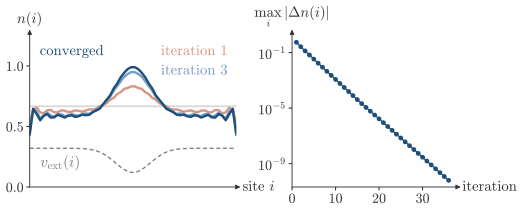

The Python source for this figure:
"""Session 10, Section 10.5, the self-consistent loop of (10.8) run on a lattice toy.

An open chain of 60 sites with hopping t=1 and 40 electrons, 20 of each spin. The external potential is a well
v_ext(i) = -2 exp(-((i-29.5)/7)^2). The effective potential keeps only a Hartree term on the lattice,
v_eff(i) = v_ext(i) + U n(i) with U=2 and n(i) the total density, so there is no v_xc. We start from the uniform
density, diagonalize H_KS, fill the lowest orbitals, and mix the new density into the old one with weight 0.3.
Left, the density at a few iterations. Right, the largest change of the density at each iteration, on a log scale.
"""
import os, sys
sys.path.insert(0, os.path.join(os.path.dirname(os.path.abspath(__file__)), '..'))
import numpy as np
import style
style.plt.rcParams.update({'font.size': 11, 'axes.labelsize': 11, 'xtick.labelsize': 10.5, 'ytick.labelsize': 10.5,
                           'legend.fontsize': 10.5})     # larger than the default, so that the labels read on a phone

N, NE, U, ALPHA = 60, 40, 2.0, 0.3
x = np.arange(N)
vext = -2.0 * np.exp(-((x - 29.5) / 7.0) ** 2)
T = -np.eye(N, k=1) - np.eye(N, k=-1)


def ks_density(n):
    e, w = np.linalg.eigh(T + np.diag(vext + U * n))
    return 2 * (np.abs(w[:, :NE // 2]) ** 2).sum(axis=1)


n = np.full(N, NE / N)
hist, res = [n.copy()], []
for it in range(60):
    nn = ks_density(n)
    res.append(np.abs(nn - n).max())
    n = (1 - ALPHA) * n + ALPHA * nn
    hist.append(n.copy())
    if res[-1] < 1e-10:
        break
res = np.array(res)
print('iterations to 1e-10:', len(res), 'residual at 1, 5, 10, 20:', [float('%.2g' % res[i]) for i in (0, 4, 9, 19)])
n0 = ks_density(np.zeros(N))
print('density at the center: start %.3f, no Hartree %.3f, converged %.3f' % (hist[0][30], n0[30], hist[-1][30]))

fig, axs = style.plt.subplots(1, 2, figsize=(style.WIDTH_CM * style.CM, 5.2 * style.CM),
                              gridspec_kw=dict(wspace=0.3, width_ratios=[1.25, 1]))
ax = axs[0]
show = [(0, style.GRID, 'start'), (1, style.WARM, '1'), (3, style.LIGHT, '3'), (len(hist) - 1, style.ACCENT, 'converged')]
for i, col, lab in show:
    ax.plot(x, hist[i], color=col, lw=1.8 if i else 1.4)
ax.plot(x, 0.32 + 0.1 * vext, color=style.MUTED, lw=1.0, ls=(0, (3, 2)))
style.arrows(ax, xlabel=r'site $i$', ylabel=r'$n(i)$')
ax.set_xlim(0, N - 1); ax.set_ylim(0, 1.25)
ax.set_yticks([0, 0.5, 1]); ax.tick_params(axis='y', length=2.5, pad=2)
style.label(ax, 3, 0.2, r'$v_{\rm ext}(i)$', color=style.MUTED, fontsize=11.5, ha='left')
style.label(ax, 47, 1.12, 'iteration 1', color=style.WARM, fontsize=11)
style.label(ax, 47, 0.96, 'iteration 3', color=style.LIGHT, fontsize=11)
style.label(ax, 12, 1.12, 'converged', color=style.ACCENT, fontsize=11)
print('n at center after iteration 1 and 3:', round(float(hist[1][30]), 3), round(float(hist[3][30]), 3))

ax = axs[1]
it = np.arange(1, len(res) + 1)
ax.semilogy(it, res, 'o-', color=style.ACCENT, ms=2.6, lw=1.0)
style.arrows(ax, xlabel='iteration', ylabel=r'$\max_i|\Delta n(i)|$')
ax.set_xlim(0, len(res) + 2); ax.set_ylim(res.min() / 3, res.max() * 3)
ax.yaxis.set_minor_locator(style.plt.NullLocator())
ax.set_yticks([1e-9, 1e-5, 1e-1]); ax.tick_params(axis='y', length=2.5, pad=2)
ax.set_xticks([0, 10, 20, 30]); ax.tick_params(axis='x', length=2.5, pad=2)
style.save(fig, __file__)
